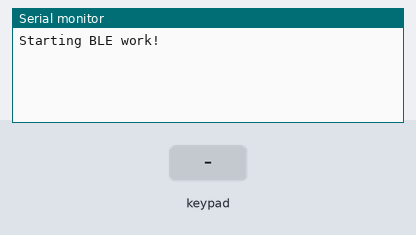
Recording of a sketch running on a simulated ESP32. On the bench: the last lines printed to the serial monitor. The inputs (shaded band) are chosen by the test bench. USB keyboard and mouse output is not drawn.

Above: at 1.2 s.
1.3 s: key '1' pressed
At 2.1 s:
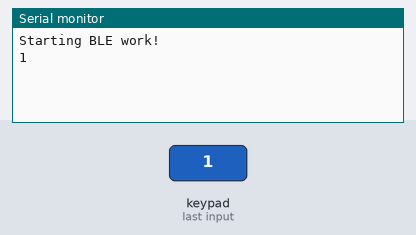
2.8 s: keypad keys 1 9 1 8 5 1 7 # pressed 0.4 s apart
At 6.6 s:
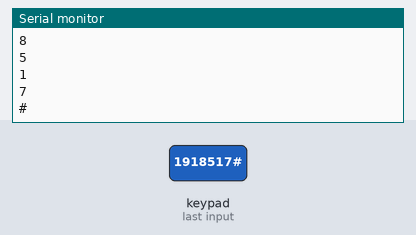
7.5 s: key 'A' pressed
At 8.1 s:
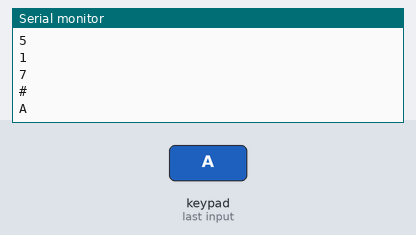
9.0 s: keypad keys 1 9 1 8 5 1 7 * pressed 0.4 s apart
At 12.6 s:
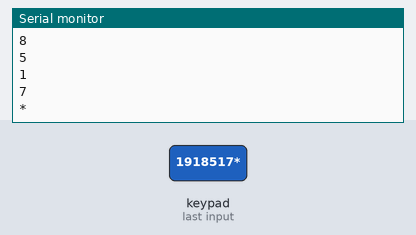
13.7 s: key 'B' pressed
At 14.9 s:
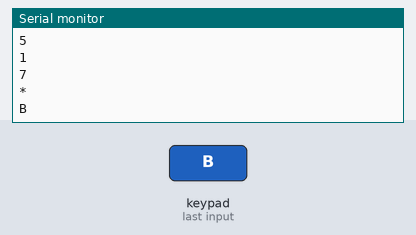
15.2 s: keypad keys 1 9 1 8 5 1 7 D pressed 0.4 s apart
At 19.5 s:
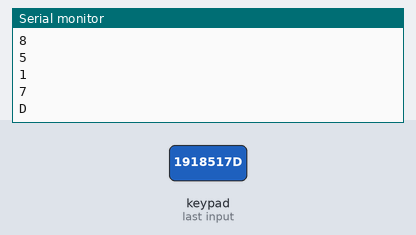
Timing chart, 0 to 20.9 s (numbered marks = the images above; inputs shaded):
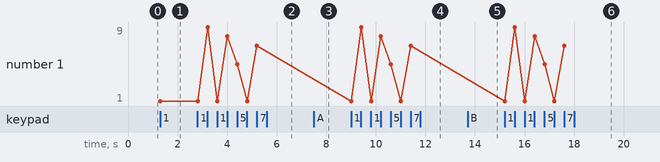

Measured:
- after the input at 1.3 s, the serial monitor: prints a new line at once (image 1)
- after the input at 2.8 s, the serial monitor: prints a new line after 0.41 s (image 2)
- after the input at 7.5 s, the serial monitor: prints a new line at once (image 3)
- after the input at 9.0 s, the serial monitor: prints a new line at once (image 4)
- after the input at 13.7 s, the serial monitor: prints a new line at once (image 5)
- after the input at 15.2 s, the serial monitor: prints a new line at once (image 6)
- plotted number 1: 1 → 7 after the input at 2.8 s

The sketch:

renault_control_panel_adapter.ino
```cpp
#include <Arduino.h>
#include <BleKeyboard.h>
#include <Keypad.h>


// Below code is a modified version of code from the
// https://github.com/witnessmenow/arduino-switcheroonie
// repository.


const byte ROWS = 4;
const byte COLS = 4;

char keys[ROWS][COLS] = {
    {'1', '2', '3', 'A'},
    {'4', '5', '6', 'B'},
    {'7', '8', '9', 'C'},
    {'*', '0', '#', 'D'},
};

byte rowPins[ROWS] = {19, 18,  5, 17};
byte colPins[COLS] = {16,  4,  0,  2};

Keypad keypad = Keypad( makeKeymap(keys), rowPins, colPins, ROWS, COLS );

// First param is name
// Second is manufacturer
// Third is initial batter level
BleKeyboard bleDevice("JRS-ESP32", "JRS", 100);

void setup() {
    Serial.begin(9600);
    Serial.println("Starting BLE work!");
    bleDevice.begin();
}

void pressMacroKey(uint8_t key) {
    bleDevice.press(KEY_LEFT_CTRL);
    bleDevice.press(KEY_LEFT_SHIFT);
    bleDevice.press(KEY_LEFT_ALT);
    bleDevice.press(key);
}


void loop() {
    char key = keypad.getKey();

    if (bleDevice.isConnected() && key) {
        Serial.println(key);
        switch (key) {
        case '1':
            pressMacroKey(KEY_F1);
            break;
        case '2':
            bleDevice.press(KEY_UP_ARROW);
            break;
        case '3':
            pressMacroKey(KEY_F3);
            break;
        case '4':
            bleDevice.press(KEY_LEFT_ARROW);
            break;
        case '5':
            pressMacroKey(KEY_F5);
            break;
        case '6':
            bleDevice.press(KEY_RIGHT_ARROW);
            break;
        case '7':
            pressMacroKey(KEY_F7);
            break;
        case '8':
            bleDevice.press(KEY_DOWN_ARROW);
            break;
        case '9':
            pressMacroKey(KEY_F9);
            break;
        case '0':
            pressMacroKey(KEY_F10);
            break;
        case '*':
            pressMacroKey(KEY_F11);
            break;
        case '#':
            pressMacroKey(KEY_F12);
            break;
        case 'A':
            pressMacroKey(KEY_F2);
            break;
        case 'B':
            bleDevice.press(KEY_LEFT_SHIFT);
            bleDevice.press(KEY_TAB);
            break;
        case 'C':
            bleDevice.press(KEY_TAB);
            break;
        case 'D':
            pressMacroKey(KEY_F4);
            break;
        }

        delay(10);
        bleDevice.releaseAll();
    }
}
```
